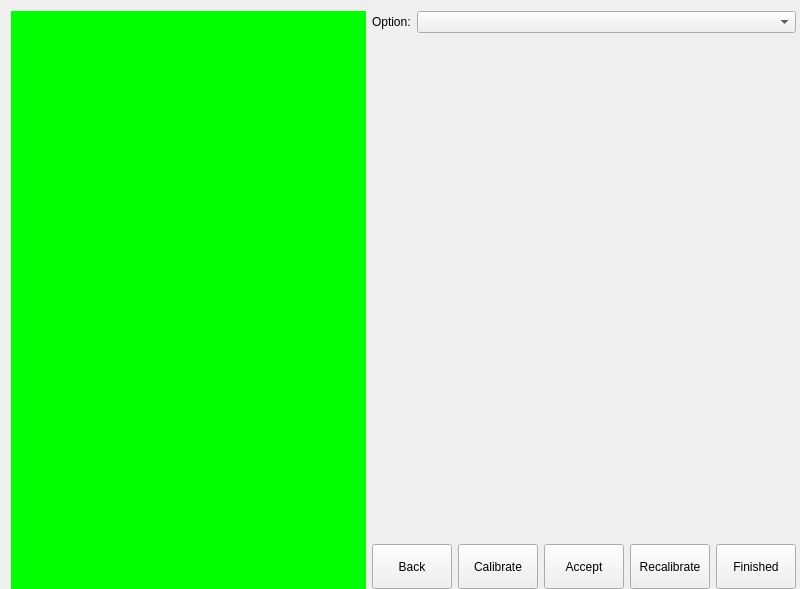
<?xml version="1.0" encoding="UTF-8"?>
<ui version="4.0">
 <class>CalibrationWidget</class>
 <widget class="QWidget" name="CalibrationWidget">
  <property name="geometry">
   <rect>
    <x>0</x>
    <y>0</y>
    <width>800</width>
    <height>589</height>
   </rect>
  </property>
  <property name="sizePolicy">
   <sizepolicy hsizetype="Preferred" vsizetype="Expanding">
    <horstretch>0</horstretch>
    <verstretch>0</verstretch>
   </sizepolicy>
  </property>
  <property name="windowTitle">
   <string>Form</string>
  </property>
  <layout class="QHBoxLayout" name="horizontalLayout_2" stretch="0,0">
   <property name="rightMargin">
    <number>4</number>
   </property>
   <property name="bottomMargin">
    <number>0</number>
   </property>
   <item>
    <widget class="QWidget" name="showWidget" native="true">
     <property name="sizePolicy">
      <sizepolicy hsizetype="Expanding" vsizetype="Expanding">
       <horstretch>0</horstretch>
       <verstretch>0</verstretch>
      </sizepolicy>
     </property>
     <property name="minimumSize">
      <size>
       <width>0</width>
       <height>0</height>
      </size>
     </property>
     <property name="styleSheet">
      <string notr="true">background-color: rgb(0, 255, 0);</string>
     </property>
    </widget>
   </item>
   <item>
    <layout class="QVBoxLayout" name="verticalLayout" stretch="0,1,0">
     <property name="sizeConstraint">
      <enum>QLayout::SetDefaultConstraint</enum>
     </property>
     <item>
      <layout class="QFormLayout" name="formLayout">
       <item row="0" column="0">
        <widget class="QLabel" name="optionLabel">
         <property name="sizePolicy">
          <sizepolicy hsizetype="Expanding" vsizetype="Preferred">
           <horstretch>0</horstretch>
           <verstretch>0</verstretch>
          </sizepolicy>
         </property>
         <property name="text">
          <string>Option:</string>
         </property>
        </widget>
       </item>
       <item row="0" column="1">
        <widget class="QComboBox" name="optionComboBox">
         <property name="sizePolicy">
          <sizepolicy hsizetype="Expanding" vsizetype="Preferred">
           <horstretch>0</horstretch>
           <verstretch>0</verstretch>
          </sizepolicy>
         </property>
        </widget>
       </item>
      </layout>
     </item>
     <item>
      <widget class="QWidget" name="propertiesWidget" native="true">
       <property name="sizePolicy">
        <sizepolicy hsizetype="Expanding" vsizetype="Preferred">
         <horstretch>0</horstretch>
         <verstretch>0</verstretch>
        </sizepolicy>
       </property>
       <property name="styleSheet">
        <string notr="true"/>
       </property>
      </widget>
     </item>
     <item>
      <layout class="QHBoxLayout" name="btnHorizontalLayout">
       <property name="spacing">
        <number>6</number>
       </property>
       <item>
        <widget class="QPushButton" name="backBtn">
         <property name="sizePolicy">
          <sizepolicy hsizetype="Minimum" vsizetype="Preferred">
           <horstretch>0</horstretch>
           <verstretch>0</verstretch>
          </sizepolicy>
         </property>
         <property name="minimumSize">
          <size>
           <width>0</width>
           <height>45</height>
          </size>
         </property>
         <property name="text">
          <string>Back</string>
         </property>
        </widget>
       </item>
       <item>
        <widget class="QPushButton" name="calibrateBtn">
         <property name="sizePolicy">
          <sizepolicy hsizetype="Minimum" vsizetype="Preferred">
           <horstretch>0</horstretch>
           <verstretch>0</verstretch>
          </sizepolicy>
         </property>
         <property name="minimumSize">
          <size>
           <width>0</width>
           <height>45</height>
          </size>
         </property>
         <property name="text">
          <string>Calibrate</string>
         </property>
        </widget>
       </item>
       <item>
        <widget class="QPushButton" name="acceptBtn">
         <property name="sizePolicy">
          <sizepolicy hsizetype="Minimum" vsizetype="Preferred">
           <horstretch>0</horstretch>
           <verstretch>0</verstretch>
          </sizepolicy>
         </property>
         <property name="minimumSize">
          <size>
           <width>0</width>
           <height>45</height>
          </size>
         </property>
         <property name="text">
          <string>Accept</string>
         </property>
        </widget>
       </item>
       <item>
        <widget class="QPushButton" name="recalibrateBtn">
         <property name="sizePolicy">
          <sizepolicy hsizetype="Minimum" vsizetype="Preferred">
           <horstretch>0</horstretch>
           <verstretch>0</verstretch>
          </sizepolicy>
         </property>
         <property name="minimumSize">
          <size>
           <width>0</width>
           <height>45</height>
          </size>
         </property>
         <property name="text">
          <string>Recalibrate</string>
         </property>
        </widget>
       </item>
       <item>
        <widget class="QPushButton" name="finishedBtn">
         <property name="sizePolicy">
          <sizepolicy hsizetype="Minimum" vsizetype="Preferred">
           <horstretch>0</horstretch>
           <verstretch>0</verstretch>
          </sizepolicy>
         </property>
         <property name="minimumSize">
          <size>
           <width>0</width>
           <height>45</height>
          </size>
         </property>
         <property name="text">
          <string>Finished</string>
         </property>
        </widget>
       </item>
      </layout>
     </item>
    </layout>
   </item>
  </layout>
 </widget>
 <resources/>
 <connections/>
</ui>
